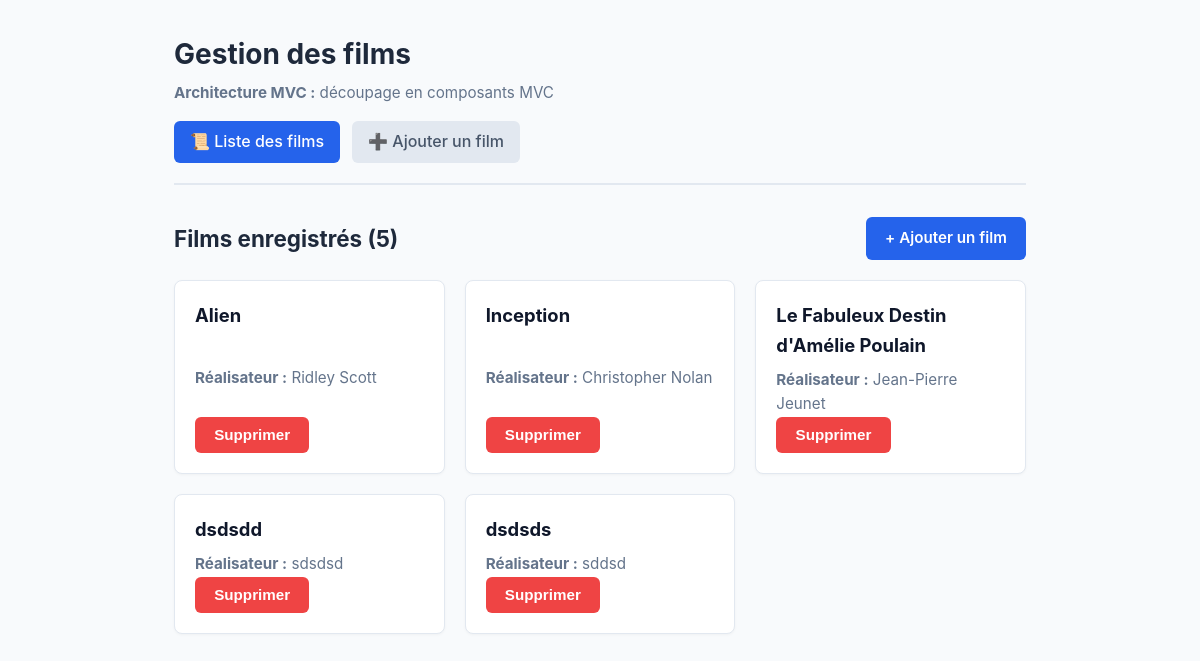
The page / on the database its author committed.
### tables this page shows
CREATE TABLE films (
    id INTEGER PRIMARY KEY AUTOINCREMENT,
    titre TEXT NOT NULL,
    realisateur TEXT NOT NULL
);

### src/view/view.php (called while the page is built, shortened)
<?php
function render(string $view, array $data): void
{
    extract($data);
    require_once __DIR__ . "/../../views/" . $view . '.php';
    $content = ob_get_clean();
    require_once __DIR__ . "/../../views/layout.php";
}

### src/controller/filmController.php (called while the page is built, shortened)
<?php
require_once __DIR__ . "/../model/repository/filmRepository.php";
require_once __DIR__ . "/../view/view.php";
function listFilms(PDO $pdo): void
{
    $films = findAllFilms($pdo);
    render("films/index", [
        "title" => "Liste des films",
        'films' => $films,
    ]);
}

### public/index.php (called while the page is built, shortened)
<?php
require_once __DIR__ . "/../src/router/router.php";
$pdo = getPDO();
routage($pdo);

### src/model/repository/filmRepository.php (called while the page is built, shortened)
<?php
function findAllFilms(PDO $pdo): array
{
    $sql = "SELECT id, titre, realisateur FROM films ORDER BY titre";
    $requete = $pdo->query($sql);
    return $requete->fetchAll(PDO::FETCH_ASSOC);
}

### views/films/index.php (the view, shortened to what this page needs)
<div class="films-header">
    <h2>Films enregistrés (<?= count($films) ?>)</h2>
    <a href="index.php?action=create" class="btn btn-primary">+ Ajouter un film</a>
</div>
<?php if ($films === []): ?>
    <div class="empty-state">
        <p>Aucun film enregistré pour le moment.</p>
        <a href="index.php?action=create" class="btn btn-primary">Créer le premier film</a>
    </div>
<?php else: ?>
    <div class="films-grid">
        <?php foreach ($films as $film): ?>
            <article class="film-card">
                <h3><?= htmlspecialchars($film['titre']) ?></h3>
                <p><strong>Réalisateur :</strong> <?= htmlspecialchars($film['realisateur']) ?></p>
                <form action="index.php?action=delete" method="POST">
                    <button type="submit" class="btn btn-danger"
                        onclick="return confirm('Êtes-vous sûr de vouloir supprimer ?');"> Supprimer </button>
                </form>
            </article>
        <?php endforeach; ?>
    </div>
<?php endif; ?>

### src/router/router.php (shortened to what this page needs)
<?php
require_once __DIR__ . "/../controller/filmController.php";
function routage(PDO $pdo): void
{
    $action = $_GET['action'] ?? 'list';
    switch ($action) {
        case 'list':
            listFilms($pdo);
            break;
    }
}

### views/layout.php (shortened to what this page needs)
<!DOCTYPE html>
<html lang="fr">
<head>
    <link rel="stylesheet" href="css/style.css">
</head>
<body>
    <header>
        <div class="brand">
            <div>
                <h1>Gestion des films</h1>
                <p class="subtitle"><strong>Architecture MVC :</strong> découpage en composants MVC
                </p>
            </div>
        </div>
        <nav class="nav-bar">
            <a href="index.php?action=list" class="active">📜 Liste des films</a>
            <a href="index.php?action=create">➕ Ajouter un film</a>
        </nav>
    </header>
    <main>
        <?= $content ?>
    </main>
</body>
</html>

### public/css/style.css (style rules this page uses)
* { box-sizing: border-box; }
body { font-family: -apple-system, BlinkMacSystemFont, "Segoe UI", Roboto, Helvetica, Arial, sans-serif; max-width: 900px; margin: 2rem auto; padding: 0 1.5rem; line-height: 1.6; color: #2c3e50; background-color: #f8fafc; }
header { margin-bottom: 2rem; border-bottom: 2px solid #e2e8f0; padding-bottom: 1.25rem; }
.brand { display: flex; justify-content: space-between; align-items: center; flex-wrap: wrap; gap: 1rem; margin-bottom: 1rem; }
.brand h1 { margin: 0; font-size: 1.75rem; color: #1e293b; }
.subtitle { margin: 0.25rem 0 0 0; color: #64748b; font-size: 0.95rem; }
nav.nav-bar { display: flex; gap: 0.75rem; margin-top: 1rem; }
nav.nav-bar a { text-decoration: none; padding: 0.5rem 1rem; border-radius: 6px; font-weight: 500; color: #475569; background-color: #e2e8f0; transition: background-color 0.2s, color 0.2s; }
nav.nav-bar a.active { background-color: #2563eb; color: #ffffff; }
.btn { display: inline-block; padding: 0.6rem 1.2rem; border-radius: 6px; font-weight: 600; font-size: 0.95rem; text-decoration: none; border: none; cursor: pointer; transition: background-color 0.2s, transform 0.1s; }
.btn-primary { background-color: #2563eb; color: #ffffff; }
.btn-danger { background-color: #ef4444; color: #ffffff; }
.films-header { display: flex; justify-content: space-between; align-items: center; margin-bottom: 1.25rem; }
.films-header h2 { margin: 0; font-size: 1.4rem; color: #1e293b; }
.films-grid { display: grid; grid-template-columns: repeat(auto-fill, minmax(260px, 1fr)); gap: 1.25rem; }
article.film-card { background: #ffffff; border: 1px solid #e2e8f0; border-radius: 8px; padding: 1.25rem; box-shadow: 0 1px 3px rgba(0, 0, 0, 0.04); display: flex; flex-direction: column; justify-content: space-between; }
article.film-card h3 { margin: 0 0 0.5rem 0; font-size: 1.15rem; color: #0f172a; }
article.film-card p { margin: 0; color: #64748b; font-size: 0.95rem; }

### rows shown on the page
films: titre "Alien", realisateur "Ridley Scott"
films: titre "Inception", realisateur "Christopher Nolan"
films: titre "Le Fabuleux Destin d'Amélie Poulain", realisateur "Jean-Pierre Jeunet"
films: titre "dsdsdd", realisateur "sdsdsd"
films: titre "dsdsds", realisateur "sddsd"

### other values the page prints
count($films) "5"
